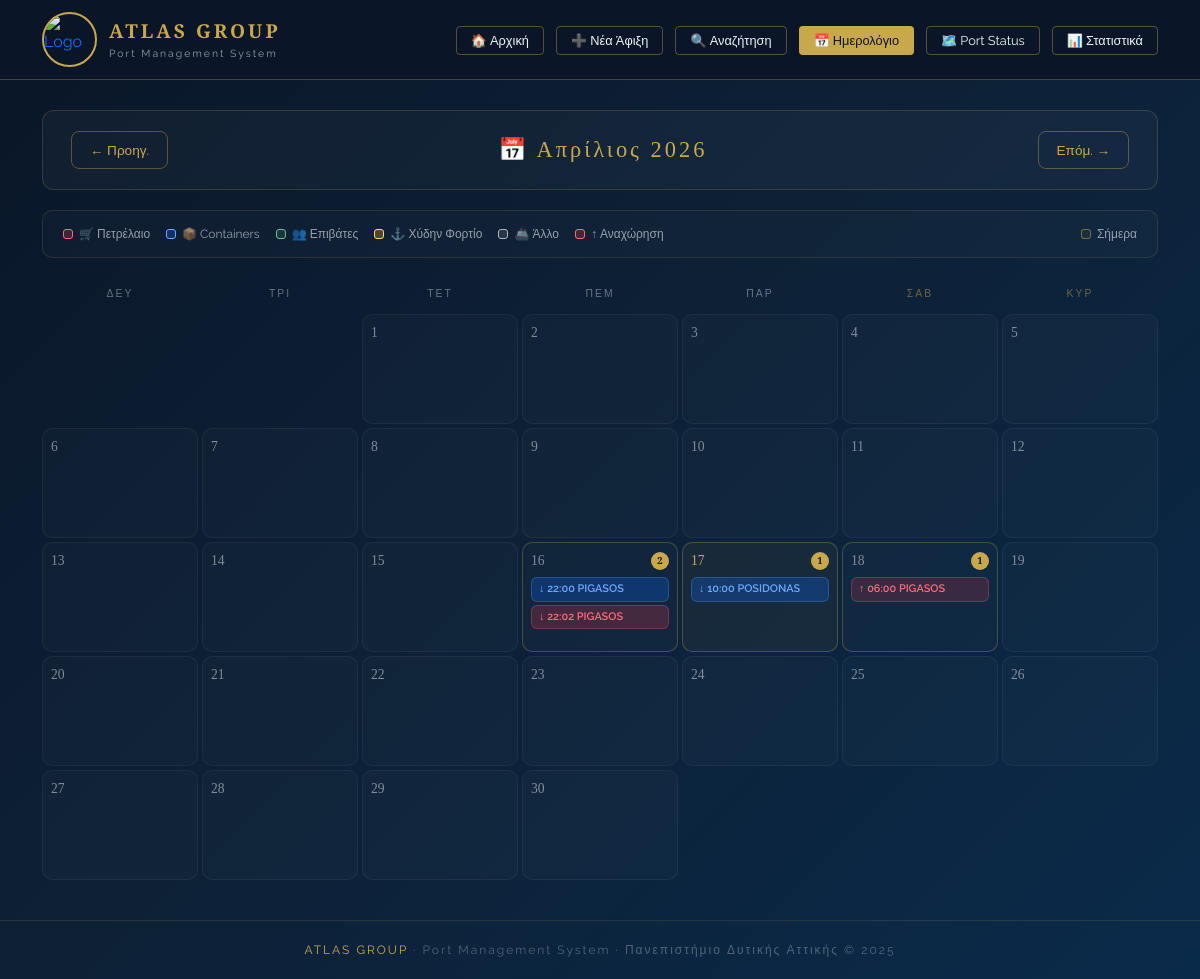
/calendar.php, run on the app's committed database.
### tables this page shows
CREATE TABLE `arrivals` (
  `id` int(11) NOT NULL,
  `ship_name` varchar(100) NOT NULL,
  `imo_number` varchar(20) DEFAULT NULL,
  `cargo_type` varchar(50) DEFAULT NULL,
  `port` varchar(100) DEFAULT NULL,
  `arrival_time` datetime DEFAULT NULL,
  `departure_date` datetime DEFAULT NULL,
  `port_charges` decimal(10,2) NOT NULL DEFAULT 0.00,
  `pilotage` decimal(10,2) NOT NULL DEFAULT 0.00,
  `towage` decimal(10,2) NOT NULL DEFAULT 0.00,
  `berth_dues` decimal(10,2) NOT NULL DEFAULT 0.00,
  `services` decimal(10,2) NOT NULL DEFAULT 0.00,
  `garbage` decimal(10,2) NOT NULL DEFAULT 0.00,
  `crew_changes` decimal(10,2) NOT NULL DEFAULT 0.00,
  `cargo_ops` decimal(10,2) NOT NULL DEFAULT 0.00,
  `customs_docs` decimal(10,2) NOT NULL DEFAULT 0.00,
  `agency_fee` decimal(10,2) NOT NULL DEFAULT 0.00,
  `status` varchar(20) DEFAULT 'ΑΝΑΜΕΝΟΜΕΝΟ',
  `actual_arrival` datetime DEFAULT NULL,
  `actual_departure` datetime DEFAULT NULL,
  `internal_notes` text DEFAULT NULL
);

### src/calendar.php (the view, shortened to what this page needs)
<?php include 'db_connect.php'; ?>
<?php
$month = isset($_GET['month']) ? intval($_GET['month']) : intval(date('m'));
$year  = isset($_GET['year'])  ? intval($_GET['year'])  : intval(date('Y'));
$first_day     = mktime(0, 0, 0, $month, 1, $year);
$days_in_month = date('t', $first_day);
$start_weekday = date('N', $first_day);
$prev_month = $month == 1 ? 12 : $month - 1;
$prev_year  = $month == 1 ? $year - 1 : $year;
$next_month = $month == 12 ? 1 : $month + 1;
$next_year  = $month == 12 ? $year + 1 : $year;
$result = $conn->query("SELECT * FROM arrivals WHERE MONTH(arrival_time) = $month AND YEAR(arrival_time) = $year ORDER BY arrival_time ASC");
$arrivals_by_day = [];
while ($row = $result->fetch_assoc()) {
    $day = intval(date('j', strtotime($row['arrival_time'])));
    $arrivals_by_day[$day][] = $row;
}
$result2 = $conn->query("SELECT * FROM arrivals WHERE departure_date IS NOT NULL AND MONTH(departure_date) = $month AND YEAR(departure_date) = $year ORDER BY departure_date ASC");
$departures_by_day = [];
while ($row = $result2->fetch_assoc()) {
    $day = intval(date('j', strtotime($row['departure_date'])));
    $departures_by_day[$day][] = $row;
}
$month_names = [
    1=>'Ιανουάριος',2=>'Φεβρουάριος',3=>'Μάρτιος',4=>'Απρίλιος',
    5=>'Μάιος',6=>'Ιούνιος',7=>'Ιούλιος',8=>'Αύγουστος',
    9=>'Σεπτέμβριος',10=>'Οκτώβριος',11=>'Νοέμβριος',12=>'Δεκέμβριος'
];
$badge_map = [
    'Πετρέλαιο'    => ['color'=>'#ff6b7a','bg'=>'rgba(220,53,69,0.25)','icon'=>'&#128722;'],
    'Containers'   => ['color'=>'#6ea8fe','bg'=>'rgba(13,110,253,0.25)','icon'=>'&#128230;'],
    'Επιβάτες'     => ['color'=>'#75b798','bg'=>'rgba(25,135,84,0.25)','icon'=>'&#128101;'],
    'Χύδην Φορτίο' => ['color'=>'#ffda6a','bg'=>'rgba(255,193,7,0.25)','icon'=>'&#9875;'],
    'Άλλο'         => ['color'=>'#adb5bd','bg'=>'rgba(108,117,125,0.25)','icon'=>'&#128674;'],
];
?>
<!DOCTYPE html>
<html lang="el">
<head>
<link href="https://cdn.jsdelivr.net/npm/bootstrap@5.3.0/dist/css/bootstrap.min.css" rel="stylesheet">
</head>
<body>
<nav class="navbar-atlas">
  <div class="container d-flex justify-content-between align-items-center">
    <a href="index.php" class="navbar-brand-atlas">
      <img src="https://cdn.abacus.ai/images/2740de7f-a8ff-4f15-a162-2b34e6333d3f.png" class="logo-img" alt="Logo">
      <div>
        <div class="brand-name">ATLAS GROUP</div>
        <div class="brand-sub">Port Management System</div>
      </div>
    </a>
    <div>
      <a href="index.php" class="nav-btn">&#127968; Αρχική</a>
      <a href="add_ship.php" class="nav-btn">&#10133; Νέα Άφιξη</a>
      <a href="search.php" class="nav-btn">&#128269; Αναζήτηση</a>
      <a href="calendar.php" class="nav-btn active">&#128197; Ημερολόγιο</a>
      <a href="port_status.php" class="nav-btn">🗺️ Port Status</a>
      <a href="statistics.php" class="nav-btn">📊 Στατιστικά</a>
            </div>
    </div>
</nav>
<div class="container">
  <div class="cal-header">
    <a href="calendar.php?month=<?php echo $prev_month; ?>&year=<?php echo $prev_year; ?>" class="cal-nav-btn">&larr; Προηγ.</a>
    <div class="cal-title">&#128197; <?php echo $month_names[$month]; ?> <?php echo $year; ?></div>
    <a href="calendar.php?month=<?php echo $next_month; ?>&year=<?php echo $next_year; ?>" class="cal-nav-btn">Επόμ. &rarr;</a>
  </div>
  <div class="legend">
    <?php foreach($badge_map as $type => $style): ?>
    <div class="legend-item">
      <div class="legend-dot" style="background:<?php echo $style['bg']; ?>;border:1px solid <?php echo $style['color']; ?>;"></div>
      <?php echo $style['icon']; ?> <?php echo $type; ?>
    </div>
    <?php endforeach; ?>
    <div class="legend-item">
      <div class="legend-dot" style="background:rgba(220,53,69,0.25);border:1px solid #ff6b7a;"></div>
      &#8593; Αναχώρηση
    </div>
    <div class="legend-item" style="margin-left:auto;">
      <div class="legend-dot" style="border:1px solid rgba(201,168,76,0.5);background:rgba(201,168,76,0.06);"></div>
      Σήμερα
    </div>
  </div>
  <div class="cal-weekdays">
    <div class="cal-weekday">Δευ</div>
    <div class="cal-weekday">Τρι</div>
    <div class="cal-weekday">Τετ</div>
    <div class="cal-weekday">Πεμ</div>
    <div class="cal-weekday">Παρ</div>
    <div class="cal-weekday weekend">Σαβ</div>
    <div class="cal-weekday weekend">Κυρ</div>
  </div>
  <div class="cal-grid">
  <?php
  $today_day   = intval(date('j'));
  $today_month = intval(date('m'));
  $today_year  = intval(date('Y'));
  for ($e = 1; $e < $start_weekday; $e++) {
      echo '<div class="cal-cell empty"></div>';
  }
  for ($d = 1; $d <= $days_in_month; $d++) {
      $is_today    = ($d==$today_day && $month==$today_month && $year==$today_year);
      $has_arr     = isset($arrivals_by_day[$d]);
      $has_dep     = isset($departures_by_day[$d]);
      $wday        = (($start_weekday + $d - 2) % 7) + 1;
      $is_weekend  = ($wday >= 6);
      $cls = 'cal-cell';
      if ($is_today)            $cls .= ' today';
      if ($has_arr || $has_dep) $cls .= ' has-arrivals';
      if ($is_weekend)          $cls .= ' weekend-cell';
      $total_count = ($has_arr ? count($arrivals_by_day[$d]) : 0) + ($has_dep ? count($departures_by_day[$d]) : 0);
      echo '<div class="' . $cls . '">';
      echo '<div class="day-num"><span>' . $d . '</span>';
      if ($total_count > 0) {
          echo '<span class="day-count-badge">' . $total_count . '</span>';
      }
      echo '</div>';
      if ($has_arr) {
          foreach ($arrivals_by_day[$d] as $arr) {
              $st  = isset($badge_map[$arr['cargo_type']]) ? $badge_map[$arr['cargo_type']] : $badge_map['Άλλο'];
              $t   = date('H:i', strtotime($arr['arrival_time']));
              $enc = htmlspecialchars(json_encode($arr), ENT_QUOTES);
              $nm  = htmlspecialchars($arr['ship_name'], ENT_QUOTES);
              echo '<span class="ship-chip" style="background:' . $st['bg'] . ';color:' . $st['color'] . ';border-color:' . $st['color'] . '40;" onclick=\'showModal(' . $enc . ')\' title="Αφιξη: ' . $nm . '">';
              echo '&#8595; ' . $t . ' ' . $nm;
              echo '</span>';
          }
      }
      if ($has_dep) {
          foreach ($departures_by_day[$d] as $arr) {
              $dep_t = date('H:i', strtotime($arr['departure_date']));
              $enc   = htmlspecialchars(json_encode($arr), ENT_QUOTES);
              $nm    = htmlspecialchars($arr['ship_name'], ENT_QUOTES);
              echo '<span class="ship-chip" style="background:rgba(220,53,69,0.2);color:#ff6b7a;border-color:#ff6b7a40;" onclick=\'showModal(' . $enc . ')\' title="Αναχωρηση: ' . $nm . '">';
              echo '&#8593; ' . $dep_t . ' ' . $nm;
              echo '</span>';
          }
      }
      echo '</div>';
  }
  $total_cells = $start_weekday - 1 + $days_in_month;
  $remaining   = (7 - ($total_cells % 7)) % 7;
  for ($r = 0; $r < $remaining; $r++) {
      echo '<div class="cal-cell empty"></div>';
  }
  ?>
  </div>
</div>
<footer class="atlas-footer">
  <span>ATLAS GROUP</span> &middot; Port Management System &middot; Πανεπιστήμιο Δυτικής Αττικής &copy; 2025
</footer>
</body>
</html>

### src/calendar.php (style rules this page uses)
:root { --navy:#0a1628;--gold:#c9a84c;--gold-light:#e8c96d;--white:#f0f4f8; }
* { margin:0;padding:0;box-sizing:border-box; }
body { background:linear-gradient(135deg,#0a1628,#0d2137,#0a2a4a);min-height:100vh;font-family:'Raleway',sans-serif;color:var(--white); }
.navbar-atlas { background:rgba(10,22,40,0.95);border-bottom:1px solid rgba(201,168,76,0.3);padding:12px 0; }
.navbar-brand-atlas { display:flex;align-items:center;gap:12px;text-decoration:none; }
.logo-img { width:55px;height:55px;border-radius:50%;border:2px solid var(--gold);object-fit:cover; }
.brand-name { font-family:'Cinzel',serif;font-size:1.2rem;color:var(--gold);letter-spacing:3px;font-weight:700; }
.brand-sub { font-size:0.65rem;color:rgba(240,244,248,0.6);letter-spacing:2px; }
.nav-btn { background:transparent;border:1px solid rgba(201,168,76,0.4);color:var(--white)!important;border-radius:4px;padding:6px 14px;font-size:0.8rem;text-decoration:none;margin-left:8px;transition:all 0.3s; }
.nav-btn:hover,.nav-btn.active { background:var(--gold);color:var(--navy)!important; }
.cal-header { display:flex;align-items:center;justify-content:space-between;background:rgba(255,255,255,0.03);border:1px solid rgba(201,168,76,0.2);border-radius:12px;padding:20px 28px;margin:30px 0 20px; }
.cal-title { font-family:'Cinzel',serif;font-size:1.4rem;color:var(--gold);letter-spacing:3px; }
.cal-nav-btn { background:transparent;border:1px solid rgba(201,168,76,0.4);color:var(--gold);border-radius:8px;padding:8px 18px;font-size:0.85rem;text-decoration:none;transition:all 0.3s; }
.cal-weekdays { display:grid;grid-template-columns:repeat(7,1fr);gap:4px;margin-bottom:4px; }
.cal-weekday { text-align:center;font-size:0.65rem;letter-spacing:2px;text-transform:uppercase;color:rgba(240,244,248,0.4);padding:8px 0; }
.cal-weekday.weekend { color:rgba(201,168,76,0.5); }
.cal-grid { display:grid;grid-template-columns:repeat(7,1fr);gap:4px; }
.cal-cell { background:rgba(255,255,255,0.02);border:1px solid rgba(255,255,255,0.05);border-radius:10px;min-height:110px;padding:8px;transition:all 0.2s; }
.cal-cell.empty { background:transparent;border-color:transparent; }
.cal-cell.today { border-color:rgba(201,168,76,0.5);background:rgba(201,168,76,0.06); }
.cal-cell.has-arrivals { border-color:rgba(201,168,76,0.3); }
.day-num { font-family:'Cinzel',serif;font-size:0.85rem;color:rgba(240,244,248,0.5);margin-bottom:6px;display:flex;align-items:center;justify-content:space-between; }
.cal-cell.today .day-num { color:var(--gold); }
.day-count-badge { background:var(--gold);color:var(--navy);border-radius:50%;width:18px;height:18px;font-size:0.6rem;font-weight:700;display:flex;align-items:center;justify-content:center; }
.ship-chip { border-radius:6px;padding:3px 7px;margin-bottom:3px;font-size:0.68rem;font-weight:600;cursor:pointer;transition:all 0.2s;white-space:nowrap;overflow:hidden;text-overflow:ellipsis;display:block;border:1px solid transparent; }
.legend { display:flex;gap:16px;flex-wrap:wrap;background:rgba(255,255,255,0.02);border:1px solid rgba(201,168,76,0.15);border-radius:10px;padding:14px 20px;margin-bottom:20px; }
.legend-item { display:flex;align-items:center;gap:6px;font-size:0.75rem;color:rgba(240,244,248,0.6); }
.legend-dot { width:10px;height:10px;border-radius:3px; }
.atlas-footer { border-top:1px solid rgba(201,168,76,0.15);padding:20px 0;text-align:center;font-size:0.75rem;color:rgba(240,244,248,0.3);letter-spacing:2px;margin-top:40px; }
.atlas-footer span { color:var(--gold); }

### data on the page
arrivals: arrival_time "22:00", ship_name "PIGASOS"
arrivals: arrival_time "22:02", ship_name "PIGASOS", departure_date "06:00"
arrivals: arrival_time "10:00", ship_name "POSIDONAS"

### other printed values
$month_names[$month] "Απρίλιος"
$year "2026"
$style['icon'] "🛒"
$type "Πετρέλαιο"
$style['icon'] "📦"
$type "Containers"
$style['icon'] "👥"
$type "Επιβάτες"
$style['icon'] "⚓"
$type "Χύδην Φορτίο"
$style['icon'] "🚢"
$type "Άλλο"
$total_count "2"
$total_count "1"
